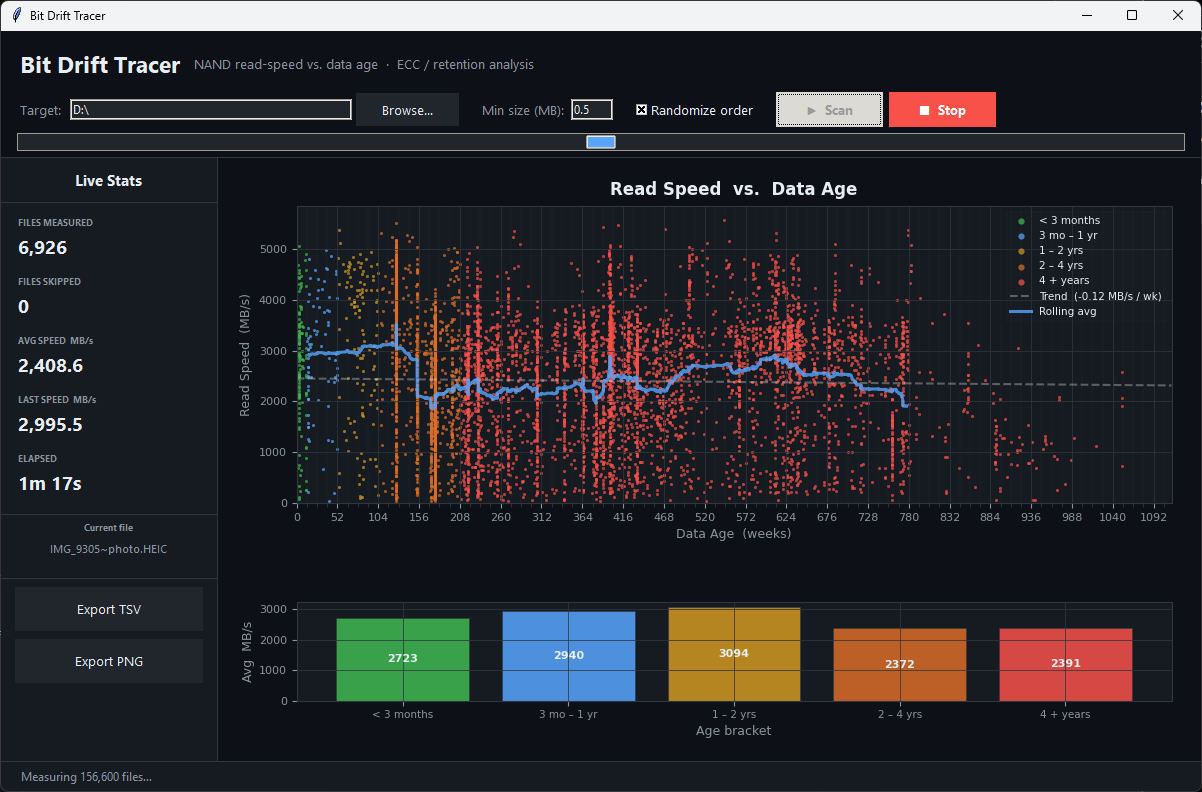

Write the Python code that produced this figure.
#!/usr/bin/env python3
import sys; sys.dont_write_bytecode = True
"""
Bit Drift Tracer  v1.1.0
━━━━━━━━━━━━━━━━━━━━━━━━━━━━━━━━━━━━━━━━━━━━━━━━━━━━━━━━━━━━━━━━━━━━━━━━━━━━
Measures host-visible file read speed against file age (filesystem timestamps).

Read speed that stays flat across age buckets is the expected result. A drop for
older files is a prompt to investigate; this tool cannot see charge loss or ECC
effort, so it cannot say why.

Requirements:  pip install matplotlib numpy
━━━━━━━━━━━━━━━━━━━━━━━━━━━━━━━━━━━━━━━━━━━━━━━━━━━━━━━━━━━━━━━━━━━━━━━━━━━━
"""

import ctypes
import os
import sys
import time
import threading
import random
import csv
import queue
from pathlib import Path
from datetime import datetime
from typing import Callable, List, Optional, Tuple

import tkinter as tk
from tkinter import ttk, filedialog, messagebox

import matplotlib
matplotlib.use("TkAgg")
from matplotlib.backends.backend_tkagg import FigureCanvasTkAgg
from matplotlib.figure import Figure
import numpy as np

import drift_fit

__version__ = "1.1.0"

# ─── Palette ──────────────────────────────────────────────────────────────────
BG    = "#0d1117"
BG2   = "#161b22"
BG3   = "#21262d"
BORD  = "#30363d"
TEXT  = "#e6edf3"
MUTED = "#8b949e"
ACNT  = "#58a6ff"

# Each bracket: (age_lo_days, age_hi_days, hex_colour, label)
AGE_BRACKETS: List[Tuple[float, float, str, str]] = [
    (0,    90,   "#3fb950", "< 3 months"),
    (90,   365,  "#58a6ff", "3 mo – 1 yr"),
    (365,  730,  "#d29922", "1 – 2 yrs"),
    (730,  1460, "#db6d28", "2 – 4 yrs"),
    (1460, 1e9,  "#f85149", "4 + years"),
]

# Log-axis tick positions: (age in days, label)
LOG_TICKS: List[Tuple[float, str]] = [
    (0, "0"), (7, "1 wk"), (30, "1 mo"), (90, "3 mo"), (365, "1 yr"),
    (730, "2 yr"), (1460, "4 yr"), (2920, "8 yr"),
]

# ─── Win32 unbuffered reader ───────────────────────────────────────────────────
SECTOR   = 4096
CHUNK    = 4 * 1024 * 1024      # bytes to read per file (4 MB)
SPEED_CAP = 30_000              # MB/s sanity limit

_ON_WIN = sys.platform == "win32"
_k32    = ctypes.windll.kernel32 if _ON_WIN else None

_GENERIC_READ    = 0x80000000
_SHARE_RW        = 0x00000003
_OPEN_EXISTING   = 3
_NO_BUF          = 0x20000000   # FILE_FLAG_NO_BUFFERING  — bypass OS page cache
_RAND_ACCESS     = 0x10000000   # FILE_FLAG_RANDOM_ACCESS — suppresses prefetch hint
_MEM_CR          = 0x3000       # MEM_COMMIT | MEM_RESERVE
_PAGE_RW         = 0x04
_MEM_REL         = 0x8000
_FILE_BEGIN      = 0            # move method for SetFilePointerEx
# INVALID_HANDLE_VALUE = 0xFFFF...FFFF on both 32-bit and 64-bit Windows
_INVALID_HANDLE  = ctypes.c_size_t(-1).value

# Declare argtypes + restypes for every Win32 call we make.
# Without argtypes, ctypes defaults arguments to c_int (32-bit), which
# overflows when passing a 64-bit pointer returned by VirtualAlloc.
if _k32:
    _VP  = ctypes.c_void_p
    _UL  = ctypes.c_ulong
    _SZ  = ctypes.c_size_t
    _PUL = ctypes.POINTER(ctypes.c_ulong)

    _k32.VirtualAlloc.restype  = _VP
    _k32.VirtualAlloc.argtypes = [_VP, _SZ, _UL, _UL]

    _k32.VirtualFree.restype   = ctypes.c_bool
    _k32.VirtualFree.argtypes  = [_VP, _SZ, _UL]

    _k32.CreateFileW.restype   = _VP   # HANDLE

    _k32.ReadFile.restype      = ctypes.c_bool
    _k32.ReadFile.argtypes     = [_VP, _VP, _UL, _PUL, _VP]

    _k32.CloseHandle.restype   = ctypes.c_bool
    _k32.CloseHandle.argtypes  = [_VP]

    # SetFilePointerEx — used to seek to a random offset before each read
    _k32.SetFilePointerEx.restype  = ctypes.c_bool
    _k32.SetFilePointerEx.argtypes = [_VP, ctypes.c_int64, _VP, _UL]


class _AlignedBuf:
    """Page-aligned memory for FILE_FLAG_NO_BUFFERING reads (Windows)."""

    def __init__(self, size: int):
        self.size = size
        self.ptr  = None
        if _k32:
            p = _k32.VirtualAlloc(None, size, _MEM_CR, _PAGE_RW)
            self.ptr = p if p else None

    def __del__(self):
        if self.ptr and _k32:
            _k32.VirtualFree(self.ptr, 0, _MEM_REL)

    @property
    def ok(self) -> bool:
        return self.ptr is not None


def _random_offset(fsize: int, read_sz: int) -> int:
    """Return a sector-aligned random offset that leaves room for read_sz bytes."""
    if fsize <= read_sz:
        return 0
    # max start position, aligned down to sector boundary
    max_start = ((fsize - read_sz) // SECTOR) * SECTOR
    if max_start <= 0:
        return 0
    # pick a random sector index and convert back to bytes
    return random.randint(0, max_start // SECTOR) * SECTOR


def _win_read(path: str, buf: "_AlignedBuf") -> Optional[float]:
    """
    Unbuffered read from a random offset — bypasses OS page cache.

    Reading from a random position (not offset 0) avoids the drive's DRAM cache
    because file headers and the first few MB are the most-likely-cached regions
    (touched by Explorer, media players, indexers, etc.).
    FILE_FLAG_RANDOM_ACCESS suppresses the storage-driver prefetch hint so the
    drive doesn't pre-load adjacent sectors into its cache before we measure.
    """
    try:
        fsize = os.path.getsize(path)
    except OSError:
        return None
    if fsize < 1:
        return None

    # For files larger than CHUNK, pick a random aligned offset.
    # For smaller files, read the whole file (rounded up to sector).
    if fsize >= CHUNK:
        read_sz = CHUNK
        offset  = _random_offset(fsize, read_sz)
    else:
        read_sz = ((fsize + SECTOR - 1) // SECTOR) * SECTOR
        offset  = 0

    h = _k32.CreateFileW(
        path, _GENERIC_READ, _SHARE_RW, None,
        _OPEN_EXISTING, _NO_BUF | _RAND_ACCESS, None,
    )
    if h is None or h == _INVALID_HANDLE:
        return None

    try:
        if offset:
            if not _k32.SetFilePointerEx(h, ctypes.c_int64(offset), None, _FILE_BEGIN):
                return None

        n  = ctypes.c_ulong(0)
        t0 = time.perf_counter()
        ok = _k32.ReadFile(h, buf.ptr, read_sz, ctypes.byref(n), None)
        t1 = time.perf_counter()
    finally:
        _k32.CloseHandle(h)

    if not ok or n.value == 0:
        return None
    dt = t1 - t0
    if dt < 5e-5:
        return None                     # suspiciously fast → discard
    spd = n.value / dt / 1_048_576
    return spd if spd <= SPEED_CAP else None


def _py_read(path: str) -> Optional[float]:
    """Buffered fallback (non-Windows or if VirtualAlloc fails).
    Also reads from a random offset to avoid cached file-header data."""
    try:
        fsize = os.path.getsize(path)
        if fsize < 1:
            return None
        offset = _random_offset(fsize, CHUNK) if fsize >= CHUNK else 0
        t0, total = time.perf_counter(), 0
        with open(path, "rb") as f:
            if offset:
                f.seek(offset)
            while total < CHUNK:
                blk = f.read(65536)
                if not blk:
                    break
                total += len(blk)
        dt = time.perf_counter() - t0
        if dt < 1e-5 or total == 0:
            return None
        spd = total / dt / 1_048_576
        return spd if spd <= SPEED_CAP else None
    except OSError:
        return None


def measure_speed(path: str, buf: "_AlignedBuf") -> Optional[float]:
    if _ON_WIN and buf.ok:
        return _win_read(path, buf)
    return _py_read(path)


# ─── Data model ───────────────────────────────────────────────────────────────
class Result:
    __slots__ = ("path", "age_days", "speed_mbs", "size_mb")

    def __init__(self, path: str, age_days: float, speed_mbs: float, size_mb: float):
        self.path      = path
        self.age_days  = age_days
        self.speed_mbs = speed_mbs
        self.size_mb   = size_mb


# ─── Scanner thread ────────────────────────────────────────────────────────────
class Scanner:
    """
    Walks root and measures each qualifying file immediately as it is found.
    All results are posted to a queue.Queue; the UI polls that queue on the
    main thread so tkinter is never touched from the worker thread.

    Queue message format:  (tag, payload)
      ('result', Result)
      ('skip',   (path, reason))
      ('status', str)          — informational text (e.g. gathering progress)
      ('done',   None)
    """

    def __init__(self, root: str, min_bytes: int, randomize: bool,
                 out_queue: "queue.Queue"):
        self._root      = root
        self._min_bytes = min_bytes
        self._randomize = randomize
        self._q         = out_queue
        self._stop      = threading.Event()
        self._thread: Optional[threading.Thread] = None

    def start(self):
        self._stop.clear()
        self._thread = threading.Thread(target=self._run, daemon=True)
        self._thread.start()

    def stop(self):
        self._stop.set()

    # ── internals ──────────────────────────────────────────────────────────────
    def _put(self, tag, payload=None):
        self._q.put((tag, payload))

    def _measure_one(self, fp: str, now: float, buf: _AlignedBuf):
        try:
            st      = os.stat(fp)
            wt      = min(st.st_mtime, st.st_ctime)
            age     = (now - wt) / 86400.0
            size_mb = st.st_size / 1_048_576
            speed   = measure_speed(fp, buf)
            if speed is None or speed <= 0:
                self._put('skip', (fp, "read failed"))
            else:
                self._put('result', Result(fp, age, speed, size_mb))
        except OSError as exc:
            self._put('skip', (fp, str(exc)))

    def _run(self):
        buf = _AlignedBuf(CHUNK)
        now = time.time()

        if self._randomize:
            # ── gather first, then shuffle, then measure ───────────────────
            pool: List[str] = []
            try:
                for dirpath, _, fnames in os.walk(self._root):
                    if self._stop.is_set():
                        break
                    for fn in fnames:
                        if self._stop.is_set():
                            break
                        fp = os.path.join(dirpath, fn)
                        try:
                            if os.path.getsize(fp) >= self._min_bytes:
                                pool.append(fp)
                                if len(pool) % 200 == 0:
                                    self._put('status',
                                              f"Gathering…  {len(pool):,} files found")
                        except OSError:
                            pass
            except (PermissionError, OSError):
                pass

            if not self._stop.is_set():
                random.shuffle(pool)
                self._put('status', f"Measuring {len(pool):,} files…")
                for fp in pool:
                    if self._stop.is_set():
                        break
                    self._measure_one(fp, now, buf)
        else:
            # ── walk and measure immediately — true real-time ──────────────
            try:
                for dirpath, _, fnames in os.walk(self._root):
                    if self._stop.is_set():
                        break
                    for fn in fnames:
                        if self._stop.is_set():
                            break
                        fp = os.path.join(dirpath, fn)
                        try:
                            if os.path.getsize(fp) >= self._min_bytes:
                                self._measure_one(fp, now, buf)
                        except OSError:
                            pass
            except (PermissionError, OSError):
                pass

        self._put('done')


# ─── Application ──────────────────────────────────────────────────────────────
class App:
    _POLL_MS      = 60      # how often to drain the result queue (ms)
    _GRAPH_MS     = 2000    # how often to redraw the graph while scanning
    _GRAPH_MIN    = 20      # also redraw after this many new results

    def __init__(self, root: tk.Tk):
        self.root     = root
        self.results: List[Result]          = []
        self.skipped: List[Tuple[str, str]] = []
        self._lock    = threading.Lock()
        self._scanner: Optional[Scanner]    = None
        self._queue:   queue.Queue          = queue.Queue()
        self._poll_job:  Optional[str]      = None
        self._graph_job: Optional[str]      = None
        self._graph_timer: Optional[str]    = None
        self._t_start  = 0.0
        self._n        = 0       # result count (fast path, avoids len())
        self._sum_spd  = 0.0    # running speed sum for avg
        self._pending  = 0       # new results since last graph draw

        self._build_ui()
        self._init_graph()
        self._set_status("Ready.  Choose a drive or folder and press  ▶ Scan.")

    # ── UI ────────────────────────────────────────────────────────────────────
    def _build_ui(self):
        r = self.root
        r.title("Bit Drift Tracer")
        r.configure(bg=BG)
        r.minsize(960, 640)
        r.geometry("1200x760")

        st = ttk.Style()
        st.theme_use("clam")
        st.configure("TFrame",      background=BG)
        st.configure("TLabel",      background=BG, foreground=TEXT,
                     font=("Segoe UI", 10))
        st.configure("TButton",     background=BG3, foreground=TEXT,
                     relief="flat", padding=(10, 5), font=("Segoe UI", 10))
        st.configure("Accent.TButton", background=ACNT, foreground="#ffffff",
                     relief="flat", padding=(12, 6), font=("Segoe UI", 10, "bold"))
        st.configure("Stop.TButton", background="#f85149", foreground="#ffffff",
                     relief="flat", padding=(12, 6), font=("Segoe UI", 10, "bold"))
        st.configure("TEntry",       fieldbackground=BG3, foreground=TEXT,
                     insertcolor=TEXT, relief="flat", font=("Segoe UI", 10))
        st.configure("TCheckbutton", background=BG, foreground=TEXT,
                     font=("Segoe UI", 10))
        st.configure("Horizontal.TProgressbar", troughcolor=BG3,
                     background=ACNT, thickness=5, relief="flat")

        # ── header ────────────────────────────────────────────────────────────
        hdr = ttk.Frame(r)
        hdr.pack(fill="x", padx=16, pady=(14, 0))

        tk.Label(hdr, text="Bit Drift Tracer", bg=BG, fg=TEXT,
                 font=("Segoe UI", 17, "bold")).pack(side="left")
        tk.Label(hdr, text="  read speed vs. data age",
                 bg=BG, fg=MUTED, font=("Segoe UI", 10)).pack(side="left")

        # ── controls row ──────────────────────────────────────────────────────
        ctrl = ttk.Frame(r)
        ctrl.pack(fill="x", padx=16, pady=(10, 6))

        tk.Label(ctrl, text="Target:", bg=BG, fg=MUTED,
                 font=("Segoe UI", 10)).pack(side="left")

        self._target_var = tk.StringVar()
        ttk.Entry(ctrl, textvariable=self._target_var, width=46
                  ).pack(side="left", padx=(6, 4))

        ttk.Button(ctrl, text="Browse…", command=self._browse
                   ).pack(side="left", padx=(0, 20))

        tk.Label(ctrl, text="Min size (MB):", bg=BG, fg=MUTED,
                 font=("Segoe UI", 10)).pack(side="left")
        self._min_mb_var = tk.StringVar(value="0.5")
        ttk.Entry(ctrl, textvariable=self._min_mb_var, width=6
                  ).pack(side="left", padx=(4, 20))

        self._rand_var = tk.BooleanVar(value=True)
        ttk.Checkbutton(ctrl, text="Randomize order",
                        variable=self._rand_var).pack(side="left", padx=(0, 20))

        self._log_var = tk.BooleanVar(value=False)
        ttk.Checkbutton(ctrl, text="Log age axis and fit",
                        variable=self._log_var,
                        command=self._on_axis_toggle).pack(side="left",
                                                           padx=(0, 20))

        self._scan_btn = ttk.Button(ctrl, text="▶  Scan",
                                    style="Accent.TButton",
                                    command=self._start_scan)
        self._scan_btn.pack(side="left", padx=(0, 6))

        self._stop_btn = ttk.Button(ctrl, text="■  Stop",
                                    style="Stop.TButton",
                                    command=self._stop_scan, state="disabled")
        self._stop_btn.pack(side="left")

        # ── progress ──────────────────────────────────────────────────────────
        pf = ttk.Frame(r)
        pf.pack(fill="x", padx=16, pady=(0, 0))
        self._progress = ttk.Progressbar(pf, orient="horizontal",
                                         mode="indeterminate",
                                         style="Horizontal.TProgressbar")
        self._progress.pack(fill="x")

        # ── separator ─────────────────────────────────────────────────────────
        tk.Frame(r, bg=BORD, height=1).pack(fill="x", pady=(6, 0))

        # ── fit summary + caveat ──────────────────────────────────────────────
        self._fit_var = tk.StringVar(value=drift_fit.CONFOUND_NOTE)
        tk.Label(r, textvariable=self._fit_var, bg=BG, fg=MUTED,
                 font=("Segoe UI", 8), anchor="w", justify="left",
                 wraplength=1120).pack(fill="x", padx=16, pady=(4, 4))
        tk.Frame(r, bg=BORD, height=1).pack(fill="x")

        # ── main split: sidebar | graph ────────────────────────────────────────
        main = tk.Frame(r, bg=BG)
        main.pack(fill="both", expand=True)

        # sidebar
        side = tk.Frame(main, bg=BG2, width=216)
        side.pack(side="left", fill="y")
        side.pack_propagate(False)
        self._build_sidebar(side)

        tk.Frame(main, bg=BORD, width=1).pack(side="left", fill="y")

        # graph
        self._graph_host = tk.Frame(main, bg=BG)
        self._graph_host.pack(side="left", fill="both", expand=True)

        # ── status bar ────────────────────────────────────────────────────────
        tk.Frame(r, bg=BORD, height=1).pack(fill="x")
        self._status_var = tk.StringVar()
        tk.Label(r, textvariable=self._status_var, bg=BG2, fg=MUTED,
                 font=("Segoe UI", 9), anchor="w",
                 padx=12, pady=5).pack(fill="x", side="bottom")

    def _build_sidebar(self, parent: tk.Frame):
        def block(label: str) -> tk.StringVar:
            f = tk.Frame(parent, bg=BG2)
            f.pack(fill="x", padx=14, pady=(10, 0))
            tk.Label(f, text=label, fg=MUTED, bg=BG2,
                     font=("Segoe UI", 7, "bold")).pack(anchor="w")
            var = tk.StringVar(value="—")
            tk.Label(f, textvariable=var, fg=TEXT, bg=BG2,
                     font=("Segoe UI", 14, "bold")).pack(anchor="w")
            return var

        tk.Label(parent, text="Live Stats", fg=TEXT, bg=BG2,
                 font=("Segoe UI", 11, "bold"), pady=10).pack(fill="x", padx=14)
        tk.Frame(parent, bg=BORD, height=1).pack(fill="x")

        self._sv_measured = block("FILES MEASURED")
        self._sv_skipped  = block("FILES SKIPPED")
        self._sv_avg      = block("AVG SPEED  MB/s")
        self._sv_last     = block("LAST SPEED  MB/s")
        self._sv_elapsed  = block("ELAPSED")

        tk.Frame(parent, bg=BORD, height=1).pack(fill="x", pady=(16, 0))

        tk.Label(parent, text="Current file", fg=MUTED, bg=BG2,
                 font=("Segoe UI", 7, "bold"), pady=4
                 ).pack(fill="x", padx=14, anchor="w")
        self._sv_curfile = tk.StringVar(value="—")
        tk.Label(parent, textvariable=self._sv_curfile,
                 fg=MUTED, bg=BG2, font=("Segoe UI", 8),
                 wraplength=188, justify="left"
                 ).pack(fill="x", padx=14, anchor="w")

        # export buttons
        tk.Frame(parent, bg=BORD, height=1).pack(fill="x", pady=(20, 0))
        for txt, cmd in [("Export TSV", self._export_tsv),
                         ("Export PNG", self._export_png)]:
            tk.Button(parent, text=txt, command=cmd,
                      bg=BG3, fg=TEXT, relief="flat",
                      font=("Segoe UI", 10), pady=8,
                      activebackground=ACNT, activeforeground="#fff",
                      cursor="hand2").pack(fill="x", padx=14, pady=(8, 0))

    # ── Graph ─────────────────────────────────────────────────────────────────
    def _init_graph(self):
        self._fig = Figure(facecolor=BG)
        gs = self._fig.add_gridspec(
            2, 1, height_ratios=[3, 1],
            hspace=0.50, left=0.08, right=0.97, top=0.92, bottom=0.10,
        )
        self._ax_sc  = self._fig.add_subplot(gs[0])
        self._ax_bar = self._fig.add_subplot(gs[1])
        self._style_axes()

        self._canvas = FigureCanvasTkAgg(self._fig, master=self._graph_host)
        self._canvas.get_tk_widget().pack(fill="both", expand=True)
        self._canvas.draw()

    def _style_axes(self):
        for ax in (self._ax_sc, self._ax_bar):
            ax.set_facecolor(BG2)
            ax.tick_params(colors=MUTED, labelsize=8)
            ax.grid(True, color=BORD, linewidth=0.6, alpha=0.9)
            for sp in ax.spines.values():
                sp.set_color(BORD)

    def _refresh_graph(self):
        self._graph_job = None
        with self._lock:
            data = list(self.results)
        self._pending = 0

        sc, bar = self._ax_sc, self._ax_bar
        sc.cla(); bar.cla()
        self._style_axes()

        sc.set_title("Read Speed  vs.  Data Age",
                     color=TEXT, fontsize=12, fontweight="bold", pad=8)
        log_mode = self._log_var.get()
        sc.set_xlabel("Data Age  (log scale)" if log_mode
                      else "Data Age  (weeks)",
                      color=MUTED, fontsize=9, labelpad=4)
        sc.set_ylabel("Read Speed  (MB/s)", color=MUTED, fontsize=9, labelpad=4)
        bar.set_xlabel("Age bracket", color=MUTED, fontsize=9, labelpad=3)
        bar.set_ylabel("Avg  MB/s", color=MUTED, fontsize=9, labelpad=3)

        if not data:
            self._canvas.draw_idle()
            return

        ages_d  = np.array([r.age_days  for r in data])
        ages_wk = ages_d / 7.0
        speeds  = np.array([r.speed_mbs for r in data])

        # ── X axis: linear timeline in weeks from 0 ────────────────────────
        max_wk = float(ages_wk.max()) if len(ages_wk) else 1.0
        x_max  = max(max_wk * 1.06, 4.0)   # small right margin, min 4 weeks

        import matplotlib.ticker as mticker
        # Log mode plots x = 1 + age in days so zero-day files stay on the axis.
        x_plot = (1.0 + ages_d) if log_mode else ages_wk
        if x_max <= 52:
            major_step, minor_step = 4,  1
        elif x_max <= 156:
            major_step, minor_step = 13, 4
        elif x_max <= 312:
            major_step, minor_step = 26, 13
        else:
            major_step, minor_step = 52, 13

        if log_mode:
            sc.set_xscale("log")
            top = max(float(ages_d.max()) * 1.15, 14.0)
            sc.set_xlim(1, 1.0 + top)
            ticks = [(d, t) for d, t in LOG_TICKS if d <= top]
            sc.xaxis.set_major_locator(
                mticker.FixedLocator([1.0 + d for d, _ in ticks]))
            sc.xaxis.set_major_formatter(
                mticker.FixedFormatter([t for _, t in ticks]))
            sc.xaxis.set_minor_locator(mticker.NullLocator())
        else:
            sc.set_xlim(0, x_max)
            sc.xaxis.set_major_locator(mticker.MultipleLocator(major_step))
            sc.xaxis.set_minor_locator(mticker.MultipleLocator(minor_step))
            sc.grid(True, which="minor", color=BORD, linewidth=0.3, alpha=0.5)
        sc.tick_params(axis="x", which="major", colors=MUTED, labelsize=8)
        sc.tick_params(axis="x", which="minor", colors=BORD,  length=3)

        # ── scatter by age bracket ─────────────────────────────────────────
        for lo, hi, color, label in AGE_BRACKETS:
            m = (ages_d >= lo) & (ages_d < hi)
            if m.any():
                sc.scatter(x_plot[m], speeds[m],
                           c=color, s=5, alpha=0.72,
                           linewidths=0, label=label, rasterized=True)

        # ── trend line: linear in weeks or linear in log age ──────────────
        lin_fit = drift_fit.fit_linear_age(ages_wk, speeds)
        log_fit = drift_fit.fit_log_age(ages_d, speeds)
        self._fit_var.set(self._fit_summary(lin_fit, log_fit))
        if log_mode and log_fit is not None:
            xr = np.geomspace(1.0, x_plot.max() * 1.15, 300)
            sc.plot(xr, log_fit.slope * np.log10(xr) + log_fit.intercept,
                    "--", color="#ffffff", alpha=0.30, linewidth=1.5,
                    label=f"Log fit  ({log_fit.slope:+.1f} MB/s / decade, "
                          f"R² {log_fit.r2:.2f})")
        elif not log_mode and lin_fit is not None:
            xr = np.linspace(0, x_max, 300)
            sc.plot(xr, lin_fit.slope * xr + lin_fit.intercept,
                    "--", color="#ffffff", alpha=0.30, linewidth=1.5,
                    label=f"Trend  ({lin_fit.slope:+.2f} MB/s / wk, "
                          f"R² {lin_fit.r2:.2f})")

        # ── rolling average ────────────────────────────────────────────────
        if len(ages_wk) >= 12:
            order  = np.argsort(ages_wk)
            xo, yo = ages_wk[order], speeds[order]
            win    = max(10, len(xo) // 25)
            kern   = np.ones(win) / win
            ys     = np.convolve(yo, kern, mode="valid")
            xs     = xo[win // 2: win // 2 + len(ys)]
            if log_mode:
                xs = 1.0 + xs * 7.0
            sc.plot(xs, ys, color=ACNT, linewidth=2.2, alpha=0.80,
                    label="Rolling avg", zorder=5)

        # Y axis: pin bottom to 0 AFTER data is plotted so top can autoscale
        sc.set_ylim(bottom=0)

        # legend
        leg = sc.legend(fontsize=7.5, framealpha=0.18,
                        facecolor=BG3, edgecolor=BORD,
                        labelcolor=TEXT, loc="upper right",
                        markerscale=2)

        # ── bar chart: avg speed per age bracket ───────────────────────────
        buckets: dict = {lbl: [] for *_, lbl in AGE_BRACKETS}
        for r in data:
            for lo, hi, _, lbl in AGE_BRACKETS:
                if lo <= r.age_days < hi:
                    buckets[lbl].append(r.speed_mbs)
                    break

        active = [(lo, hi, c, lbl) for (lo, hi, c, lbl) in AGE_BRACKETS
                  if buckets[lbl]]
        if active:
            bl  = [lbl for *_, lbl in active]
            bc  = [c   for _, _, c, _ in active]
            bh  = [float(np.mean(buckets[lbl])) for *_, lbl in active]
            bars = bar.bar(bl, bh, color=bc, alpha=0.85,
                           edgecolor=BORD, linewidth=0.5)
            bar.tick_params(axis="x", labelrotation=0, labelsize=7.5,
                            colors=MUTED)
            for b, h in zip(bars, bh):
                bar.text(b.get_x() + b.get_width() / 2,
                         h * 0.5, f"{h:.0f}",
                         ha="center", va="center",
                         color=TEXT, fontsize=8, fontweight="bold")

        self._canvas.draw_idle()

    def _on_axis_toggle(self):
        self._refresh_graph()

    @staticmethod
    def _fit_summary(lin, log) -> str:
        if lin is None or log is None:
            return drift_fit.CONFOUND_NOTE
        return (f"Fit R²: linear in weeks {lin.r2:.2f}, linear in log age "
                f"{log.r2:.2f}. {drift_fit.SOURCE_NOTE} "
                f"{drift_fit.CONFOUND_NOTE}")

    # ── Scan control ──────────────────────────────────────────────────────────
    def _start_scan(self):
        target = self._target_var.get().strip()
        if not target or not os.path.isdir(target):
            messagebox.showerror("Invalid target",
                                 "Please select a valid drive or folder.")
            return
        try:
            min_mb = float(self._min_mb_var.get())
        except ValueError:
            messagebox.showerror("Settings error",
                                 "Min size must be a number.")
            return

        # reset state
        with self._lock:
            self.results.clear()
            self.skipped.clear()
        # flush any leftover queue messages from a previous scan
        while not self._queue.empty():
            try:
                self._queue.get_nowait()
            except queue.Empty:
                break
        self._n       = 0
        self._sum_spd = 0.0
        self._pending = 0
        self._t_start = time.time()

        self._refresh_graph()
        self._reset_stats()
        self._scan_btn.configure(state="disabled")
        self._stop_btn.configure(state="normal")
        self._progress.start(10)
        self._set_status(f"Scanning  {target}  …")

        self._scanner = Scanner(
            root      = target,
            min_bytes = int(min_mb * 1_048_576),
            randomize = self._rand_var.get(),
            out_queue = self._queue,
        )
        self._scanner.start()

        # start polling the queue and the periodic graph timer
        self._poll_job    = self.root.after(self._POLL_MS,  self._poll)
        self._graph_timer = self.root.after(self._GRAPH_MS, self._graph_tick)

    def _stop_scan(self):
        if self._scanner:
            self._scanner.stop()
        self._set_status("Stopping…")

    # ── Queue polling — runs entirely on the main thread ──────────────────────
    def _poll(self):
        """Drain all pending queue messages on the main thread."""
        self._poll_job = None
        try:
            while True:
                tag, data = self._queue.get_nowait()

                if tag == 'result':
                    r = data
                    with self._lock:
                        self.results.append(r)
                    self._n       += 1
                    self._sum_spd += r.speed_mbs
                    self._pending += 1
                    # live stat update (cheap — no iteration)
                    avg     = self._sum_spd / self._n
                    elapsed = time.time() - self._t_start
                    self._sv_measured.set(f"{self._n:,}")
                    self._sv_avg.set(f"{avg:,.1f}")
                    self._sv_last.set(f"{r.speed_mbs:,.1f}")
                    self._sv_elapsed.set(self._fmt(elapsed))
                    nm = Path(r.path).name
                    self._sv_curfile.set(nm[:36] + "…" if len(nm) > 36 else nm)
                    # graph refresh when enough new data accumulated
                    if self._pending >= self._GRAPH_MIN and self._graph_job is None:
                        self._graph_job = self.root.after(0, self._refresh_graph)

                elif tag == 'skip':
                    with self._lock:
                        self.skipped.append(data)
                    self._sv_skipped.set(f"{len(self.skipped):,}")

                elif tag == 'status':
                    self._set_status(data)

                elif tag == 'done':
                    self._scan_done()
                    return   # stop polling — done

        except queue.Empty:
            pass

        # reschedule unless scan is already finished
        self._poll_job = self.root.after(self._POLL_MS, self._poll)

    def _graph_tick(self):
        """Periodic graph redraw while scanning."""
        self._graph_timer = None
        if self._pending > 0 and self._graph_job is None:
            self._graph_job = self.root.after(0, self._refresh_graph)
        # keep ticking while scanner is alive
        if self._scanner is not None:
            self._graph_timer = self.root.after(self._GRAPH_MS, self._graph_tick)

    def _reset_stats(self):
        for sv in (self._sv_measured, self._sv_skipped,
                   self._sv_avg, self._sv_last, self._sv_elapsed):
            sv.set("0")
        self._sv_curfile.set("—")

    def _scan_done(self):
        # cancel any pending timers
        for attr in ('_poll_job', '_graph_job', '_graph_timer'):
            job = getattr(self, attr)
            if job:
                self.root.after_cancel(job)
                setattr(self, attr, None)

        self._scanner = None
        with self._lock:
            n = len(self.results)
            s = len(self.skipped)
        self._progress.stop()
        self._scan_btn.configure(state="normal")
        self._stop_btn.configure(state="disabled")
        elapsed = time.time() - self._t_start
        self._set_status(
            f"Done — {n:,} files measured,  {s:,} skipped  ·  {self._fmt(elapsed)}"
        )
        self._refresh_graph()

    @staticmethod
    def _fmt(sec: float) -> str:
        m, s = divmod(int(sec), 60)
        return f"{m}m {s:02d}s" if m else f"{s}s"

    def _set_status(self, msg: str):
        self._status_var.set(f"  {msg}")

    # ── Browse ─────────────────────────────────────────────────────────────────
    def _browse(self):
        p = filedialog.askdirectory(title="Select drive or folder to scan")
        if p:
            self._target_var.set(p.replace("/", "\\"))

    # ── Export ─────────────────────────────────────────────────────────────────
    def _export_tsv(self):
        with self._lock:
            data = list(self.results)
        if not data:
            messagebox.showinfo("Nothing to export", "Run a scan first.")
            return
        ts   = datetime.now().strftime("%Y-%m-%d %H.%M.%S")
        path = filedialog.asksaveasfilename(
            defaultextension=".tsv",
            filetypes=[("Tab-separated", "*.tsv"), ("All files", "*.*")],
            initialfile=f"{ts} Results.tsv",
        )
        if not path:
            return
        with open(path, "w", newline="", encoding="utf-8") as f:
            w = csv.writer(f, delimiter="\t")
            w.writerow(["Age (days)", "Rate (MB/s)", "Size (MB)", "Path"])
            for r in sorted(data, key=lambda x: x.speed_mbs):
                w.writerow([f"{r.age_days:.0f}", f"{r.speed_mbs:.1f}",
                             f"{r.size_mb:.1f}", r.path])
        self._set_status(f"Exported TSV → {path}")

    def _export_png(self):
        with self._lock:
            if not self.results:
                messagebox.showinfo("Nothing to export", "Run a scan first.")
                return
        ts   = datetime.now().strftime("%Y-%m-%d %H.%M.%S")
        path = filedialog.asksaveasfilename(
            defaultextension=".png",
            filetypes=[("PNG image", "*.png"), ("All files", "*.*")],
            initialfile=f"{ts} Chart.png",
        )
        if not path:
            return
        self._fig.savefig(path, dpi=150, bbox_inches="tight", facecolor=BG)
        self._set_status(f"Exported PNG → {path}")


# ─── Entry point ──────────────────────────────────────────────────────────────
def main():
    root = tk.Tk()
    App(root)
    root.mainloop()


if __name__ == "__main__":
    main()
